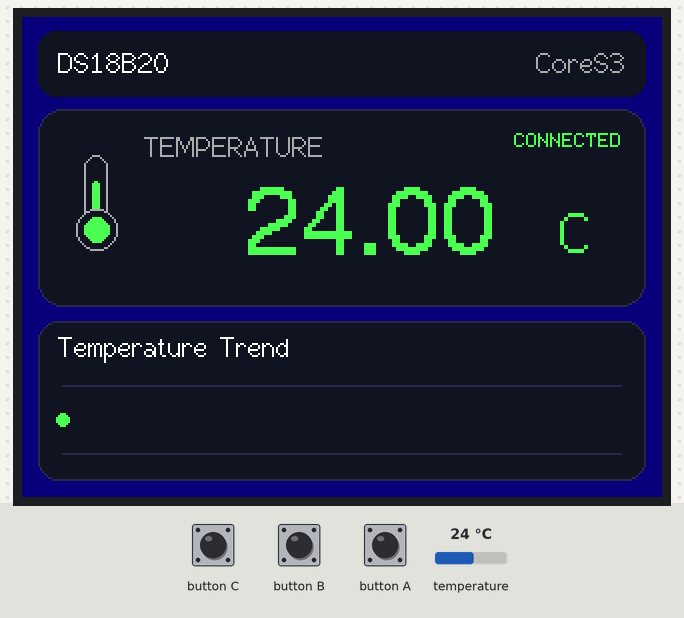
The sketch below on a simulated ESP32-S3. Parts: 320×240 colour display. The inputs (shaded band) are chosen by the test bench; at power-on: temperature 24 °C. What the sketch prints to the serial monitor is not drawn.

Above: at 1.5 s.
1.6 s: temperature set to 15.5 °C
At 2.9 s:
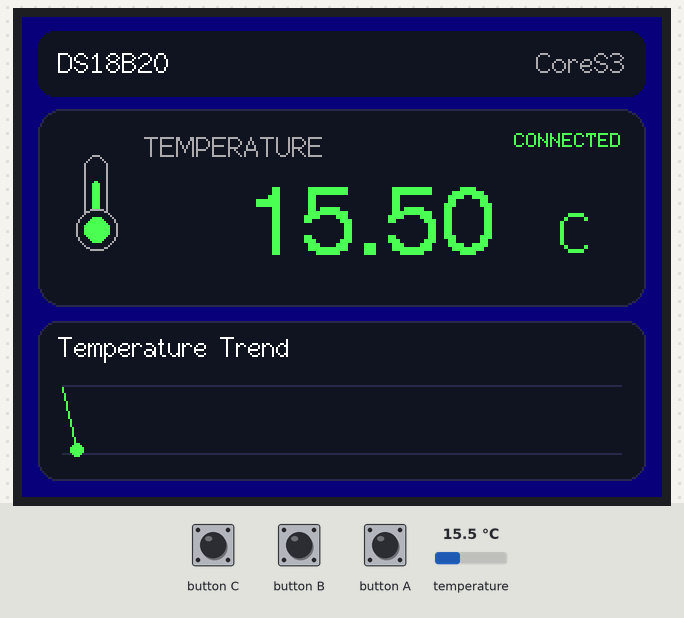
4.6 s: temperature set to 14.2 °C
At 5.8 s:
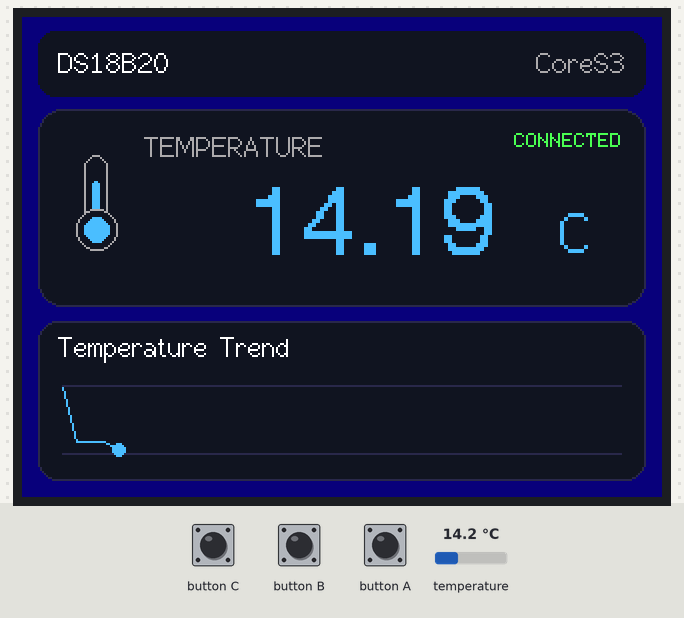
8.7 s: temperature set to 29.1 °C
At 9.9 s:
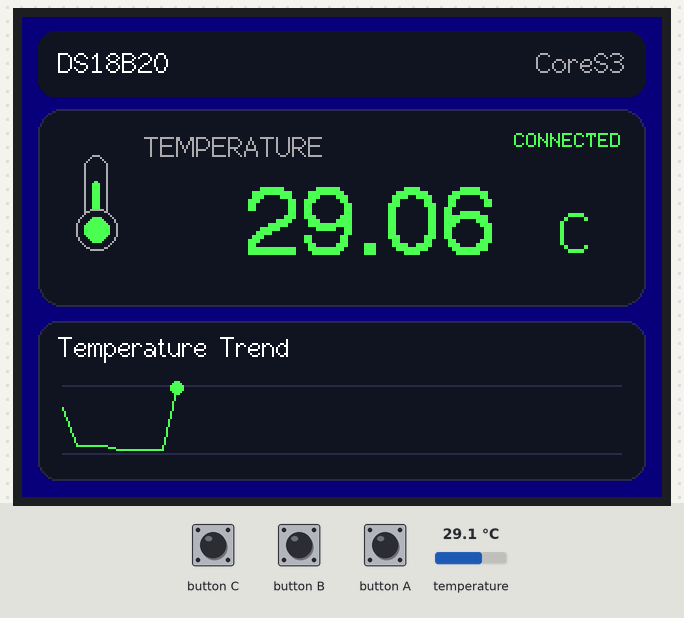
11.6 s: temperature set to 30.7 °C
At 12.4 s:
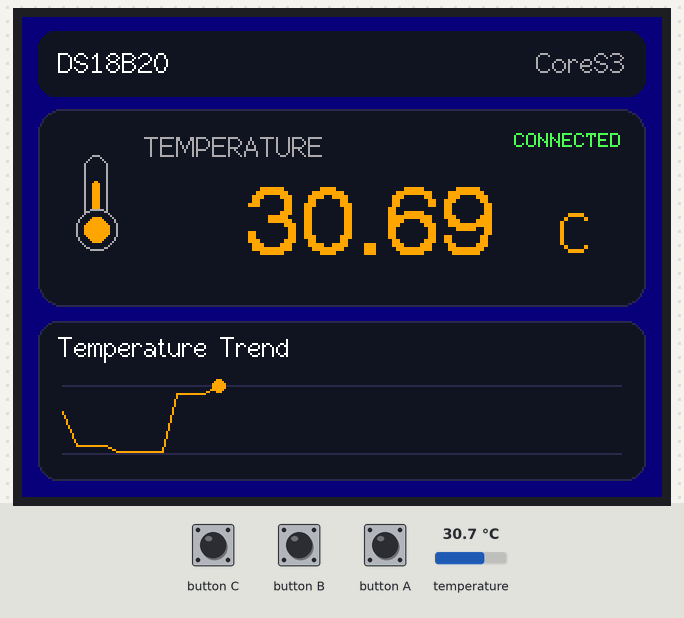
Timing chart, 0 to 14.6 s (numbered marks = the images above; inputs shaded):
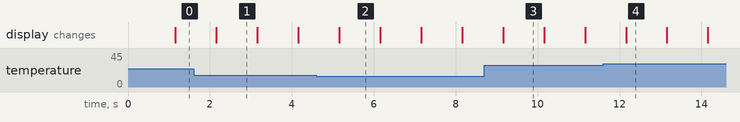

The sketch:

step1.ino
```cpp
#include <M5Unified.h>
#include <OneWire.h>
#include <DallasTemperature.h>

// ==========================================
// 1. 設定
// ==========================================

#define DS18B20_PIN 8
#define MEASUREMENT_INTERVAL 1000

// グラフに保持する測定回数
#define GRAPH_POINTS 40

// 画面カラー（RGB565）
#define COLOR_BG      0x080F
#define COLOR_PANEL   0x10A4
#define COLOR_BORDER  0x2949
#define COLOR_WHITE   0xFFFF
#define COLOR_GRAY    0xAD55
#define COLOR_GREEN   0x4FEA
#define COLOR_BLUE    0x4DFF
#define COLOR_ORANGE  0xFD20
#define COLOR_RED     0xF9A7

// ==========================================
// 2. センサ設定
// ==========================================

OneWire oneWire(DS18B20_PIN);
DallasTemperature sensors(&oneWire);

// 測定履歴
float history[GRAPH_POINTS];
int historyCount = 0;

unsigned long lastMeasurement = 0;

// ==========================================
// 3. 温度による色の変更
// ==========================================

uint16_t getTemperatureColor(float temp) {
  if (temp < 15.0) {
    return COLOR_BLUE;
  } else if (temp < 30.0) {
    return COLOR_GREEN;
  } else {
    return COLOR_ORANGE;
  }
}

// ==========================================
// 4. 初期画面描画
// ==========================================

void drawBaseScreen() {

  M5.Display.fillScreen(COLOR_BG);

  // ヘッダー
  M5.Display.fillRoundRect(
    8, 7, 304, 33, 8, COLOR_PANEL
  );

  M5.Display.setTextDatum(middle_left);
  M5.Display.setTextFont(2);
  M5.Display.setTextSize(1);
  M5.Display.setTextColor(COLOR_WHITE);

  M5.Display.drawString(
    "DS18B20", 18, 23
  );

  M5.Display.setTextDatum(middle_right);
  M5.Display.setTextColor(COLOR_GRAY);
  M5.Display.drawString(
    "CoreS3", 302, 23
  );

  // メインカード
  M5.Display.fillRoundRect(
    8, 46, 304, 99, 12, COLOR_PANEL
  );

  M5.Display.drawRoundRect(
    8, 46, 304, 99, 12, COLOR_BORDER
  );

  // グラフカード
  M5.Display.fillRoundRect(
    8, 152, 304, 80, 10, COLOR_PANEL
  );

  M5.Display.drawRoundRect(
    8, 152, 304, 80, 10, COLOR_BORDER
  );

  // グラフタイトル
  M5.Display.setTextDatum(middle_left);
  M5.Display.setTextFont(2);
  M5.Display.setTextColor(COLOR_WHITE);

  M5.Display.drawString(
    "Temperature Trend", 18, 165
  );
}

// ==========================================
// 5. 温度計アイコン描画
// ==========================================

void drawThermometer(uint16_t color) {

  int x = 37;
  int y = 90;

  // 外枠
  M5.Display.drawRoundRect(
    x - 6, y - 21, 12, 37, 6, COLOR_GRAY
  );

  // 温度計の液柱
  M5.Display.fillRoundRect(
    x - 2, y - 8, 4, 23, 2, color
  );

  // 温度計下部
  M5.Display.fillCircle(
    x, y + 16, 10, COLOR_PANEL
  );

  M5.Display.drawCircle(
    x, y + 16, 10, COLOR_GRAY
  );

  M5.Display.fillCircle(
    x, y + 16, 6, color
  );
}

// ==========================================
// 6. 温度表示
// ==========================================

void drawTemperature(float temp, bool valid) {

  // メインカードの内部を更新
  M5.Display.fillRoundRect(
    10, 48, 300, 95, 10, COLOR_PANEL
  );

  M5.Display.setTextDatum(middle_left);
  M5.Display.setTextFont(2);
  M5.Display.setTextSize(1);
  M5.Display.setTextColor(COLOR_GRAY);

  M5.Display.drawString(
    "TEMPERATURE", 61, 65
  );

  if (!valid) {

    drawThermometer(COLOR_RED);

    M5.Display.setTextFont(4);
    M5.Display.setTextSize(1);
    M5.Display.setTextColor(COLOR_RED);
    M5.Display.setTextDatum(middle_center);

    M5.Display.drawString(
      "Sensor Error", 185, 102
    );

  } else {

    uint16_t color = getTemperatureColor(temp);

    drawThermometer(color);

    // 温度を大きく表示
    M5.Display.setTextDatum(middle_center);
    M5.Display.setTextFont(4);
    M5.Display.setTextSize(2);
    M5.Display.setTextColor(color);

    M5.Display.drawString(
      String(temp, 2), 174, 107
    );

    // 単位
    M5.Display.setTextFont(2);
    M5.Display.setTextSize(2);
    M5.Display.drawString(
      "C", 277, 108
    );
  }

  // 接続状態
  M5.Display.setTextFont(1);
  M5.Display.setTextSize(1);
  M5.Display.setTextDatum(middle_right);

  if (valid) {
    M5.Display.setTextColor(COLOR_GREEN);
    M5.Display.drawString(
      "CONNECTED", 300, 62
    );
  } else {
    M5.Display.setTextColor(COLOR_RED);
    M5.Display.drawString(
      "DISCONNECTED", 300, 62
    );
  }
}

// ==========================================
// 7. 測定履歴を追加
// ==========================================

void addHistory(float temp) {

  if (historyCount < GRAPH_POINTS) {
    history[historyCount] = temp;
    historyCount++;
  } else {

    for (int i = 0; i < GRAPH_POINTS - 1; i++) {
      history[i] = history[i + 1];
    }

    history[GRAPH_POINTS - 1] = temp;
  }
}

// ==========================================
// 8. グラフ描画
// ==========================================

void drawGraph() {

  // グラフ領域だけ更新
  M5.Display.fillRect(
    14, 176, 292, 51, COLOR_PANEL
  );

  if (historyCount == 0) {
    return;
  }

  // 温度の最大・最小を取得
  float minTemp = history[0];
  float maxTemp = history[0];

  for (int i = 1; i < historyCount; i++) {
    if (history[i] < minTemp) {
      minTemp = history[i];
    }

    if (history[i] > maxTemp) {
      maxTemp = history[i];
    }
  }

  // 表示範囲に余裕を持たせる
  float graphMin = minTemp - 0.5;
  float graphMax = maxTemp + 0.5;

  // グラフ描画範囲
  const int xStart = 20;
  const int xEnd = 300;
  const int yTop = 184;
  const int yBottom = 218;

  // 基準線
  M5.Display.drawFastHLine(
    xStart, yBottom, xEnd - xStart, COLOR_BORDER
  );

  M5.Display.drawFastHLine(
    xStart, yTop, xEnd - xStart, COLOR_BORDER
  );

  uint16_t color =
    getTemperatureColor(history[historyCount - 1]);

  // 折れ線
  for (int i = 1; i < historyCount; i++) {

    int x1 = map(
      i - 1, 0, GRAPH_POINTS - 1,
      xStart, xEnd
    );

    int x2 = map(
      i, 0, GRAPH_POINTS - 1,
      xStart, xEnd
    );

    int y1 = yBottom -
      (history[i - 1] - graphMin) *
      (yBottom - yTop) /
      (graphMax - graphMin);

    int y2 = yBottom -
      (history[i] - graphMin) *
      (yBottom - yTop) /
      (graphMax - graphMin);

    M5.Display.drawLine(
      x1, y1, x2, y2, color
    );
  }

  // 最新値に丸印
  int latestX = map(
    historyCount - 1, 0, GRAPH_POINTS - 1,
    xStart, xEnd
  );

  int latestY = yBottom -
    (history[historyCount - 1] - graphMin) *
    (yBottom - yTop) /
    (graphMax - graphMin);

  M5.Display.fillCircle(
    latestX, latestY, 3, color
  );
}

// ==========================================
// 9. 初期設定
// ==========================================

void setup() {

  auto cfg = M5.config();
  M5.begin(cfg);

  Serial.begin(115200);

  // 横向き表示
  M5.Display.setRotation(1);

  // DS18B20設定
  pinMode(DS18B20_PIN, INPUT_PULLUP);

  sensors.begin();
  sensors.setResolution(12);

  // 画面表示
  drawBaseScreen();
  drawTemperature(0, false);

  Serial.println("DS18B20 Start");

  Serial.print("Detected Sensors: ");
  Serial.println(sensors.getDeviceCount());

  // 初回測定をすぐに実行
  lastMeasurement =
    millis() - MEASUREMENT_INTERVAL;
}

// ==========================================
// 10. メイン処理
// ==========================================

void loop() {

  M5.update();

  unsigned long now = millis();

  if (now - lastMeasurement >= MEASUREMENT_INTERVAL) {

    lastMeasurement = now;

    // 温度取得
    sensors.requestTemperatures();
    float temperature = sensors.getTempCByIndex(0);

    // 測定結果の判定
    bool valid =
      (temperature != DEVICE_DISCONNECTED_C);

    if (valid) {

      Serial.print("Temperature: ");
      Serial.print(temperature, 2);
      Serial.println(" C");

      addHistory(temperature);

    } else {

      Serial.println(
        "Error: DS18B20 not connected"
      );
    }

    // 画面更新
    M5.Display.startWrite();

    drawTemperature(temperature, valid);
    drawGraph();

    M5.Display.endWrite();
  }
}
```

Measured:
- the behaviour switches between 15 and 14.9 °C on temperature (found by bisection; images 1 and 2)
- the behaviour switches between 29.9 and 30 °C on temperature (found by bisection; images 3 and 4)
- after the input at 4.6 s, the display: changes after 0.56 s (image 2)
- after the input at 11.6 s, the display: changes after 0.56 s (image 4)
